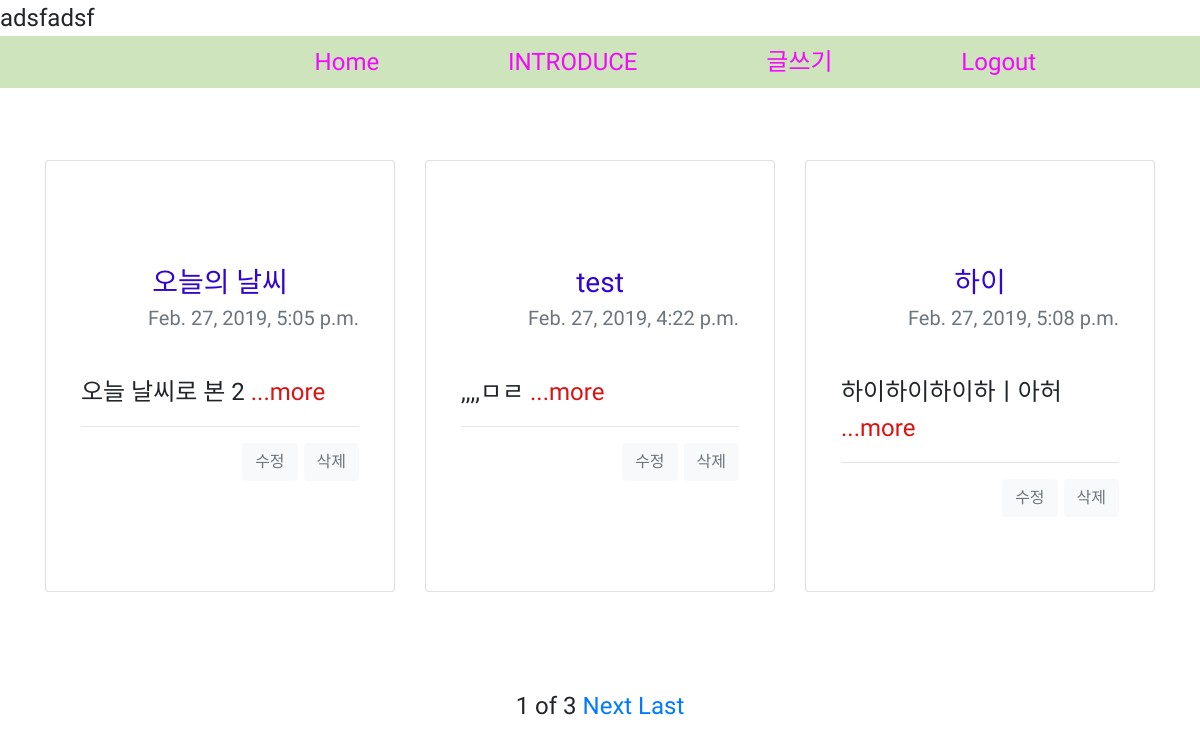
The page /contents (signed in) on the database its author committed.
### diary_app_user/models.py (models this page shows, shortened)
class Diary(models.Model):
    title = models.CharField(max_length = 255)
    date = models.DateTimeField('date published')
    content = models.TextField()
    def summary(self):
        return self.content[:10]

### diary_app_user/views.py (the view)
# urls.py: path('contents', views.contents, name = 'contents'),
@login_required
def contents(request):
    diarys = Diary.objects
    diary_list = Diary.objects.all()
    paginator = Paginator(diary_list, 3)
    page = request.GET.get('page')
    posts = paginator.get_page(page)
    return render(request, 'contents.html',{'diarys':diarys, 'posts':posts})

### diary_app_user/templates/contents.html (shortened to what this page needs)
<head>
    <link rel="stylesheet" href="https://stackpath.bootstrapcdn.com/bootstrap/4.3.1/css/bootstrap.min.css">
</head>
<body>
    <nav class="navbar navbar-light" style="background-color: #cde4bd;">
    <div class="container">
        <div class="navbar-header">
        </div>
        <a href = "{%url 'contents'%}" class="menu titlecolor">Home</a>
        <a href="{%url 'introduce'%}" class="menu titlecolor">INTRODUCE</a>
        <a href="{%url 'new'%}" class="menu titlecolor">글쓰기</a>
        <a class="glyphicon glyphicon-log-in titlecolor" href="javascript:{document.getElementById('logout').submit()}">Logout</a>
    </div>
    </nav> <br><br>
    <div class = "container">
        <div class="card-deck">
            {% for diary in posts %}
                <div class="card mb-4" style="width: 18rem; height: 27rem">
                    <div class="card-body" style="margin: 85px 15px">
                        <h3 class="card-title y textcolor">{{diary.title}}</h3>
                        <h5 class="card-subtitle mb-2 text-muted x">{{diary.date}}</h5><br>
                        <p class="card-text">{{diary.summary}}
                        <a href="{%url 'detail' diary.id%}" class="card-link morecolor" >...more</a><br>
                        <hr>
                        <div style="text-align: right;">
                        <a href="{%url 'edit' diary.id%}" class="btn btn-light text-secondary ">수정</a>
                        <a href="{%url 'delete' diary.id%}" class="btn btn-light text-secondary">삭제</a>
                        </div>
                    </div>
                    <br>
                </div>
            {%endfor%}
        </div>
    </div>
    <br><br>
    <div class = "container y">
        <span>{{posts.number}}</span>
        <span>of</span>
        <span>{{posts.paginator.num_pages}}</span>
        {%if posts.has_next%}
        <a href = "?page={{posts.next_page_number}}"> Next </a>
        <a href = "?page={{posts.paginator.num_pages}}"> Last</a>
        {%endif%}
    </div>
</body>

### diary_app_user/templates/contents.html (style rules this page uses)
.menu { float: right; text-decoration: none; padding-right: 10px }
body { font-family: 'Do Hyeon', sans-serif; font-size: 1.5em; }
p { font-family:'Do Hyeon', sans-serif; }
.x { text-align: right; }
.y { text-align: center; }
.textcolor { color:rgb(50, 6, 209); }
.morecolor { color:rgb(219, 18, 18); }
.titlecolor { color:#f508fd; }

### rows shown on the page
Diary: title "오늘의 날씨", date "Feb. 27, 2019, 5:05 p.m.", summary "오늘 날씨로 본 2"
Diary: title "test", date "Feb. 27, 2019, 4:22 p.m.", summary ",,,,ㅁㄹ"
Diary: title "하이", date "Feb. 27, 2019, 5:08 p.m.", summary "하이하이하이하ㅣ아허"

### other values the page prints
{{ posts.number }} "1"
{{ posts.paginator.num_pages }} "3"
